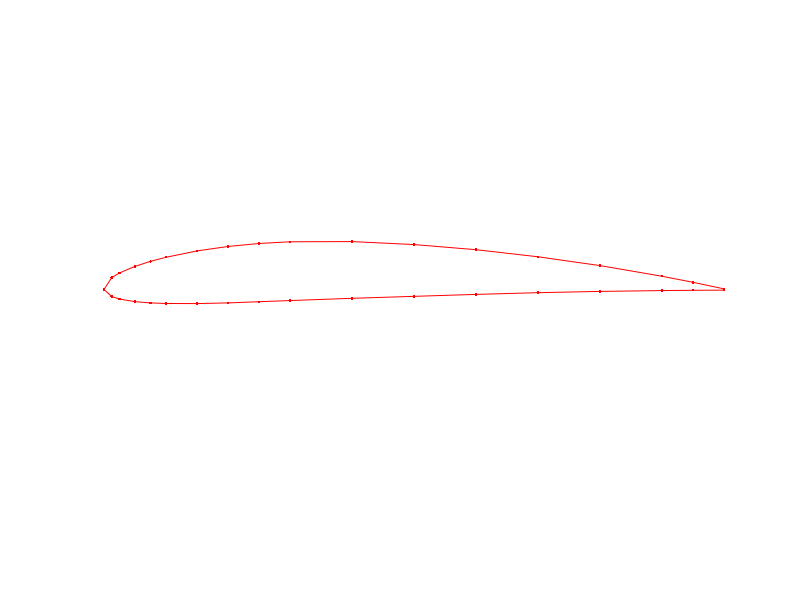

Write the MATLAB code that produced this figure.
% NACA 4412 Plotting

C = [
    1.0000     0.0013
    0.9500     0.0147
    0.9000     0.0271
    0.8000     0.0489
    0.7000     0.0669
    0.6000     0.0814
    0.5000     0.0919
    0.4000     0.0980
    0.3000     0.0976
    0.2500     0.0941
    0.2000     0.0880
    0.1500     0.0789
    0.1000     0.0659
    0.0750     0.0576
    0.0500     0.0473
    0.0250     0.0339
    0.0125     0.0244
    0.0000     0.0000
    0.0125     -0.0143
    0.0250     -0.0195
    0.0500     -0.0249
    0.0750     -0.0274
    0.1000     -0.0286
    0.1500     -0.0288
    0.2000     -0.0274
    0.2500     -0.0250
    0.3000     -0.0226
    0.4000     -0.0180
    0.5000     -0.0140
    0.6000     -0.0100
    0.7000     -0.0065
    0.8000     -0.0039
    0.9000     -0.0022
    0.9500     -0.0016
    1.0000     -0.0013
];

x = C(:, 1);
y = C(:, 2);

figure('Color', 'w')
plot(x, y, 'r.-')
xlim([0 1])
ylim([-0.5 0.5])
axis off